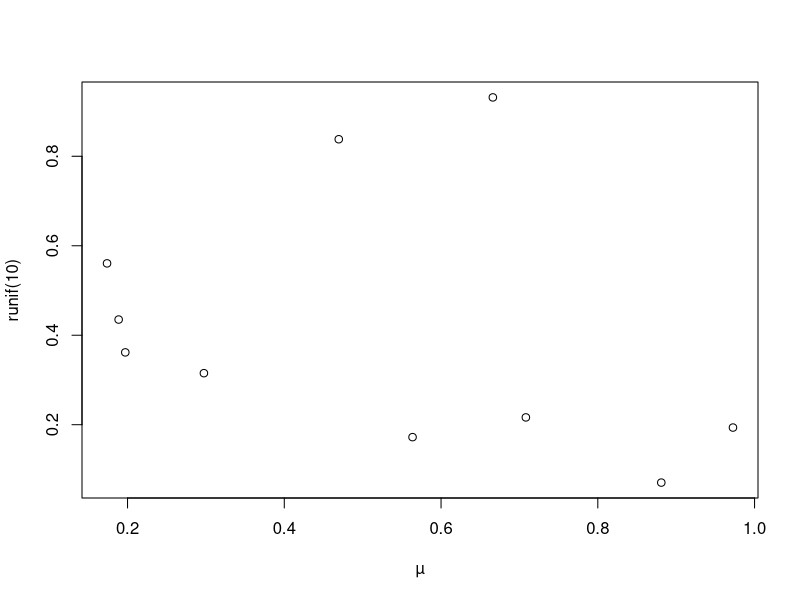

Source code (R):
## ---- chunk 1
knitr::opts_chunk$set(echo = TRUE)
library(tidyverse)
library(stringr)
## ---- chunk 2
string1 <- "This is a string"
string2 <- 'To put a "quote" inside a string, use single quotes'
## ---- chunk 3
double_quote <- "\""
single_quote <- '\''
## ---- chunk 4
x <- c("\"", "\\")
x
writeLines(x)
## ---- chunk 5
(x <- "\u00b5")
plot(runif(10), runif(10), xlab ="\u00b5")
# a way to have Greek letters on our plots without the package
# I used for my MS project
## ---- chunk 6
str_length(c("a", "R for data science", NA))
## ---- chunk 7
str_c("x", "y")
str_c("x", "y", "z")
str_c("x", "y", sep = ", ")
## ---- chunk 8
x <- c("abc", NA)
str_c("|-", x, "-|")
str_c("|-", str_replace_na(x), "-|")
## ---- chunk 9
str_c("prefix-", c("a", "b", "c"), "-suffix")
## ---- chunk 10
name <- "Emma"
time_of_day <- "morning"
birthday <- FALSE

str_c(
  "Good ", time_of_day, " ", name,
  if(birthday) "and HAPPY BIRTHDAY",
  "."
)
## ---- chunk 11
str_c(c("x", "y", "z"), collapse = ", ")
str_c(c("x", "y", "z"), collapse = "")
## ---- chunk 12
# str_sub(vector, start, end)
x <- c("Apple", "Banana", "Pear")
str_sub(x, 1, 3)

# negative numbers count backward
str_sub(x, -3, -1)
## ---- chunk 13
str_sub("a", 1, 5)
## ---- chunk 14
str_sub(x, 1, 1) <- str_to_lower(str_sub(x, 1, 1))
x
## ---- chunk 15
x <- c("apple", "eggplant", "banana")
str_sort(x, locale = "en") # english
str_sort(x, locale = "haw") # hawiian
## ---- chunk 16
x <- c("apple", "banana", "pear")
str_view(x, "an")
## ---- chunk 17
str_view(x, ".a.")
## ---- chunk 18
dot <- "\\."
writeLines(dot)
str_view(c("abc", "a.c", "bef"), "a\\.c")
## ---- chunk 19
x <- "a\\b"
writeLines(x)
str_view(x, "\\\\")
## ---- chunk 20
x <- c("apple", "banana", "pear")
str_view(x, "^a")
str_view(x, "a$")
## ---- chunk 21
x <- c("apple pie", "apple", "apple cake")
str_view(x, "apple")
str_view(x, "^apple$")
## ---- chunk 22
str_view(c("gray", "grey"), "gr(e|a)y")
## ---- chunk 23
x <- "1888 is the longest year in Roman numerals: MDCCCLXXXVIII"
str_view(x, "CC?")
str_view(x, "CC+")
str_view(x, "C[LX]+")
## ---- chunk 24
str_view(x, "C{2}")
str_view(x, "C{2,}")
str_view(x, "C{2,3}")
## ---- chunk 25
str_view(x, "C{2,3}?")
## ---- chunk 26
x <- c("apple", "banana", "pear")
str_detect(x, "e")
## ---- chunk 27
# How many common words start with t?
sum(str_detect(words, "^t"))

# What proportion of common words end with a vowel?
mean(str_detect(words, "[aeiou]+$"))
## ---- chunk 28
length(sentences)
head(sentences)
## ---- chunk 29
colors <- c(
  "red", "orange", "yellow", "greeen", "blue", "purple"
)
color_match <- str_c(colors, collapse = "|")
color_match
## ---- chunk 30
has_color <- str_subset(sentences, color_match)
matches <- str_extract(has_color, color_match)
head(matches)
## ---- chunk 31
more <- sentences[str_count(sentences, color_match) > 1]
str_view_all(more, color_match)
## ---- chunk 32
noun <- "(a|the) ([^ ]+)"
has_noun <- sentences %>%
  str_subset(noun) %>%
  head(10)

has_noun %>%
  str_extract(noun)
## ---- chunk 33
tibble(sentence = sentences) %>%
  tidyr::extract(
    sentence, c("article", "noun"), "(a|the) ([^ ]+)",
    remove = FALSE
  )
## ---- chunk 34
x <- c("apple", "pear", "banana")
str_replace(x, "[aeiou]", "-")
str_replace_all(x, "[aeiou]", "-")
## ---- chunk 35
x <- c("1 house", "2 cars", "3 people")
str_replace_all(x, c("1" = "one", "2" = "two", "3" = "three"))
## ---- chunk 36
sentences %>%
  str_replace("([^ ]+) ([^ ]+) ([^ ]+)", "\\1 \\3 \\2") %>%
  head(5)
## ---- chunk 37
sentences %>%
  head(5) %>%
  str_split(" ")
## ---- chunk 38
sentences %>%
  head(5) %>%
  str_split(" ", simplify = TRUE)
## ---- chunk 39
x <- "This is a sentence. This is another sentence."
str_view_all(x, boundary("word"))
